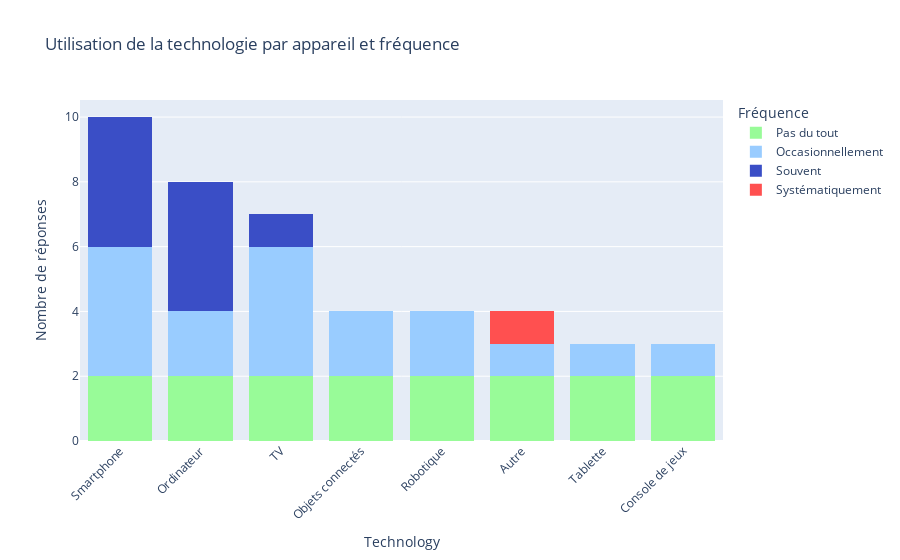

Notebook code for this chart:
### Markdown cell above
### Utilisation de la technologie selon le genre

### Code cell
import plotly.express as px

fig = px.histogram(melted_data_all, x='Technology', color='Frequency', 
                   barmode='stack', title='Utilisation de la technologie par appareil et fréquence',
                   labels={'count':'Count of Responses'}, 
                   color_discrete_map=color_map,
                   category_orders=category_orders)
fig.update_layout(# xaxis_title='Technology Tool',
                  yaxis_title=label_nb_characters,
                  legend_title='Fréquence',
                  xaxis={'categoryorder':'total descending'},
                  xaxis_tickangle=-45)
fig.show()

### Figure 1 — Plotly figure (JSON) as saved in the notebook; plotly's stock layout.template omitted (floating-point values rounded to 4 significant figures)
{"data": [{"alignmentgroup": "True", "bingroup": "x", "hovertemplate": "Frequency=Pas du tout<br>Technology=%{x}<br>count=%{y}<extra></extra>", "legendgroup": "Pas du tout", "marker": {"color": "#98FB98", "pattern": {"shape": ""}}, "name": "Pas du tout", "offsetgroup": "Pas du tout", "orientation": "v", "showlegend": true, "type": "histogram", "x": ["Smartphone", "Smartphone", "Ordinateur", "Ordinateur", "TV", "TV", "Tablette", "Tablette", "Console de jeux", "Console de jeux", "Objets connectés", "Objets connectés", "Robotique", "Robotique", "Autre", "Autre"], "xaxis": "x", "yaxis": "y"}, {"alignmentgroup": "True", "bingroup": "x", "hovertemplate": "Frequency=Occasionnellement<br>Technology=%{x}<br>count=%{y}<extra></extra>", "legendgroup": "Occasionnellement", "marker": {"color": "#99CCFF", "pattern": {"shape": ""}}, "name": "Occasionnellement", "offsetgroup": "Occasionnellement", "orientation": "v", "showlegend": true, "type": "histogram", "x": ["Smartphone", "Smartphone", "Smartphone", "Smartphone", "Ordinateur", "Ordinateur", "TV", "TV", "TV", "TV", "Tablette", "Console de jeux", "Objets connectés", "Objets connectés", "Robotique", "Robotique", "Autre"], "xaxis": "x", "yaxis": "y"}, {"alignmentgroup": "True", "bingroup": "x", "hovertemplate": "Frequency=Souvent<br>Technology=%{x}<br>count=%{y}<extra></extra>", "legendgroup": "Souvent", "marker": {"color": "#3A4EC6", "pattern": {"shape": ""}}, "name": "Souvent", "offsetgroup": "Souvent", "orientation": "v", "showlegend": true, "type": "histogram", "x": ["Smartphone", "Smartphone", "Smartphone", "Smartphone", "Ordinateur", "Ordinateur", "Ordinateur", "Ordinateur", "TV"], "xaxis": "x", "yaxis": "y"}, {"alignmentgroup": "True", "bingroup": "x", "hovertemplate": "Frequency=Systématiquement<br>Technology=%{x}<br>count=%{y}<extra></extra>", "legendgroup": "Systématiquement", "marker": {"color": "#FF5050", "pattern": {"shape": ""}}, "name": "Systématiquement", "offsetgroup": "Systématiquement", "orientation": "v", "showlegend": true, "type": "histogram", "x": ["Autre"], "xaxis": "x", "yaxis": "y"}], "layout": {"barmode": "stack", "legend": {"title": {"text": "Fréquence"}, "tracegroupgap": 0}, "title": {"text": "Utilisation de la technologie par appareil et fréquence"}, "xaxis": {"anchor": "y", "categoryorder": "total descending", "domain": [0, 1], "tickangle": -45, "title": {"text": "Technology"}}, "yaxis": {"anchor": "x", "domain": [0, 1], "title": {"text": "Nombre de réponses"}}}}
